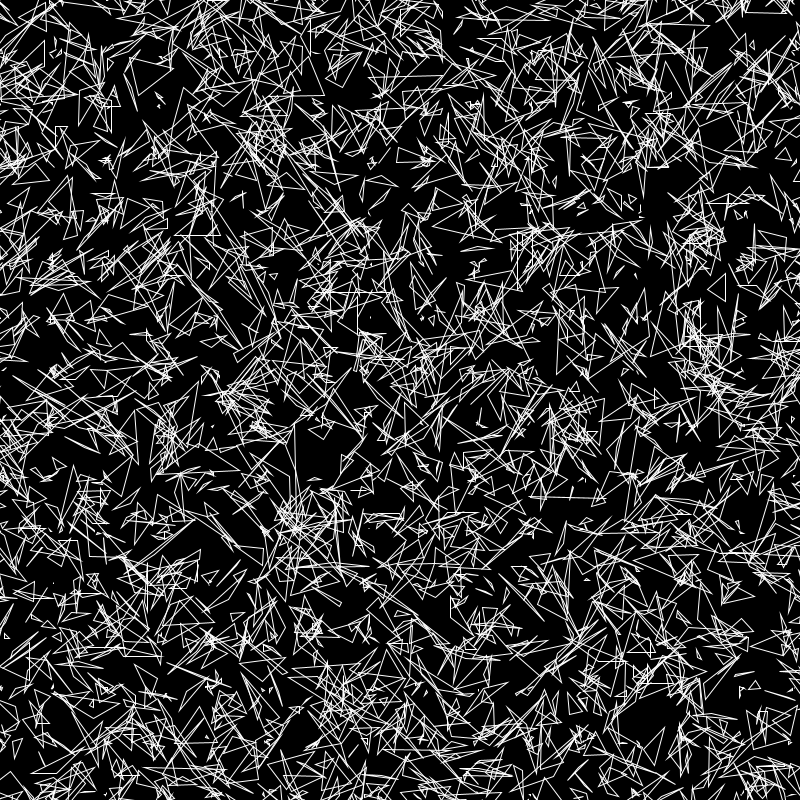
Frame 1 (no input)
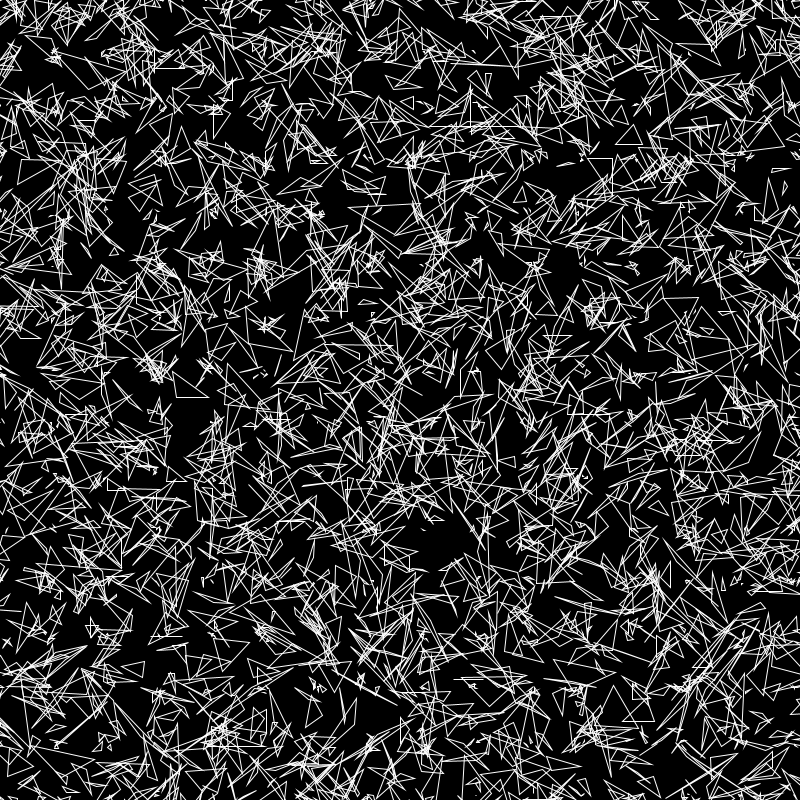
Frame 2 (the mouse pressed at the canvas centre, redrawn once)

The Processing sketch that drew these frames (run headless with seeded random() and noise(); the mouse was pressed at the canvas centre and the sketch redrawn once):

// Processing sketch: tri_random_pattern1
// ── tri_random_pattern1.pde

// if press mouse, it regenerates triangle pattern

void setup() {
  size(800, 800);
  smooth();
  noLoop();
  frameRate(1);
}

void draw() {
  noFill();
  stroke(255);
  background(0);
  int block=15; //number of blocks per canva, the more blocks the more dense the triangles
  int xblock=height/block;
  int yblock=width/block;
  TriangleBlock t=new TriangleBlock();
  for (int x=0; x< height; x+=xblock){
    for (int y=0; y< width; y+=yblock){
      t.generate(x,y);
    }
  }
}

void mousePressed(){
  noLoop(); 
}

void mouseReleased(){
  loop(); 
}

void test() {
  background(0);
  int max_triag=100;
  int origin=0;
  int rng=int(random(0,50));
  for (int i=0; i<max_triag; i++){
    origin=int(random(0, 800));
    rng=int(random(0,50));
    int x1=origin;
    int y1=int(random(origin-rng, origin+rng));
    int x2=int(random(origin-rng, origin+rng));
    int y2=int(random(x2-rng, x2+rng));
    int x3=int(random(origin-rng, origin+rng));
    int y3=int(random(x3-rng, x3+rng));
    triangle(x1, y1, x2, y2, x3, y3);
  }
}


// ── TriangleBlock.pde
class TriangleBlock {
  int max_triangles=10; //number of triangles per block
  void generate(int xo, int yo){
    for (int i=0; i<max_triangles; i++){
      int rng=int(random(0,50)); //random range per triangle leg
      int x1=int(random(xo-rng, xo+rng));
      int y1=int(random(yo-rng, yo+rng));
      int x2=int(random(x1-rng, x1+rng));
      int y2=int(random(y1-rng, y1+rng));
      int x3=int(random(x2-rng, x2+rng));
      int y3=int(random(y2-rng, y2+rng));
      triangle(x1, y1, x2, y2, x3, y3);
      println("xo: "+xo+" x1:"+x1+" y1:"+y1+" x2:"+x2+" y2:"+y2+" x3:"+x3+" y3:"+y3);
    }
  }
}
